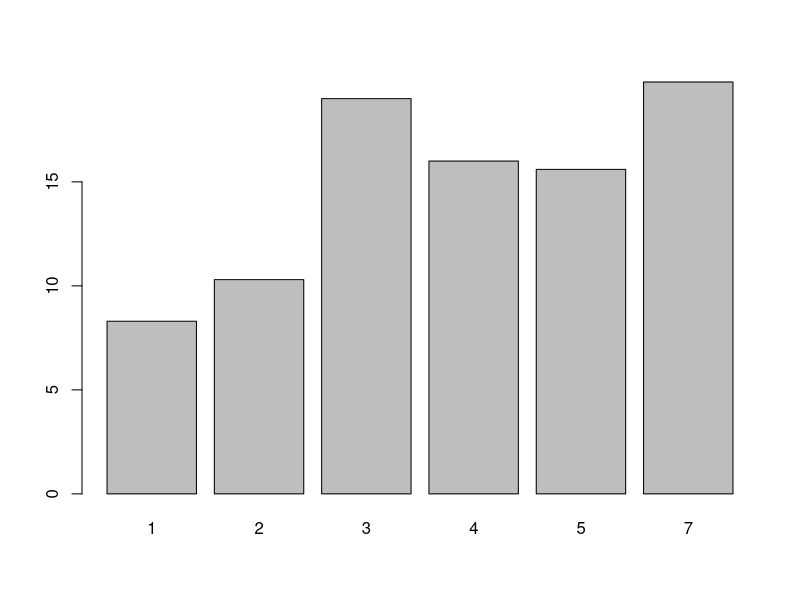
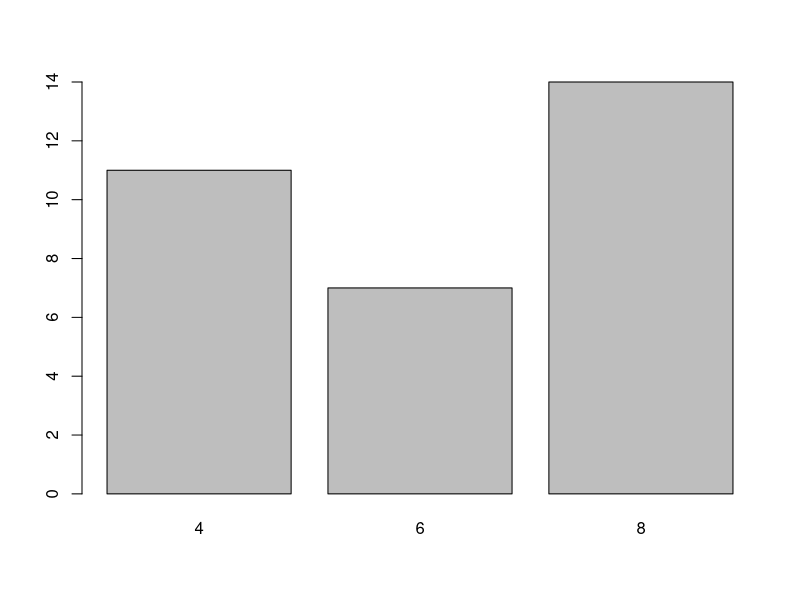

Source code (R) for these figures, in order: (Note: this script raises an error after producing the figures.)
head(BOD)
barplot(BOD$demand, names.arg = BOD$Time)
c <- table(mtcars$cyl)

# 個数のテーブルからグラフを作成する
barplot(c)

library(ggplot2)
# 以下は本の通りだが古い記述なのでエラーになる
qplot(BOD$Time, BOD$demand, geom = "bar", stat = "identity")

ggplot(BOD, aes(x = Time, y = demand)) + geom_bar(width = 0.9,stat = "identity")

# ここではcylは連続値（書籍のままだとエラーが出るが一応書ける）
qplot(mtcars$cyl)

# binwidthを指定しろと言われるので、入れる
qplot(mtcars$cyl, binwidth = 0.8)

# cylを離散値として扱う
qplot(factor(mtcars$cyl))

# 値を示す棒グラフ。同じ意味だが最初のは現行バージョンでは動かない
## qplot(Time, demand, data = BOD, geom = "bar", stat = "identity")
ggplot(BOD, aes(x = Time, y = demand)) + geom_bar(stat = "identity")

# 個数を示す棒グラフ
qplot(factor(cyl), data = mtcars)
ggplot(mtcars, aes(x = factor(cyl))) + geom_bar()

